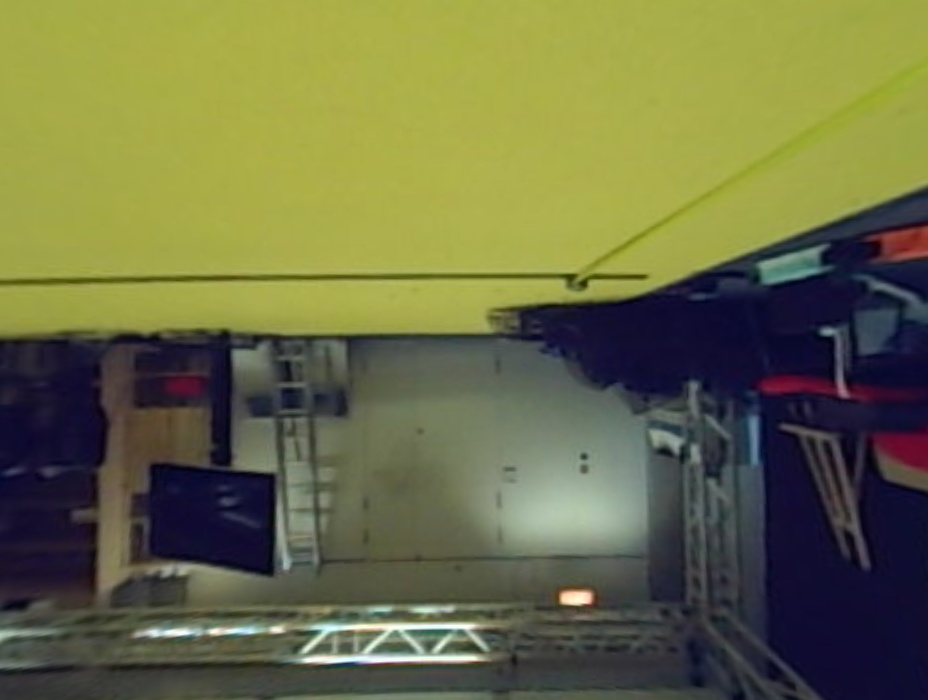
#> input picture UnitreecameraSDK-main/go1_frame.jpg, 928 x 700 px, found by its file name
$ python show_save_image.py
#> lines starting #> are read from the running program, lines starting #| are printed output that depends on the picture
#> further down, frame is the input picture: shape (700, 928, 3); mean B, G, R 69.5, 109.8, 107.4
import sys
sys.path.append('unitree_legged_sdk/lib/python/amd64')
import cv2
import numpy as np
import time
import os

# ====== 图像保存参数 ======
SAVE_DIR = "saved_frames_forward"
FRAME_PATH = "tmp/go1_frame.jpg"
frame_id = 0

# 创建图像保存文件夹
os.makedirs(SAVE_DIR, exist_ok=True)

def preprocess_and_save_frame(frame, frame_id, save_dir):
#> called with frame_id = 0, save_dir = 'saved_frames_forward'
    rotated = cv2.rotate(frame, cv2.ROTATE_180)
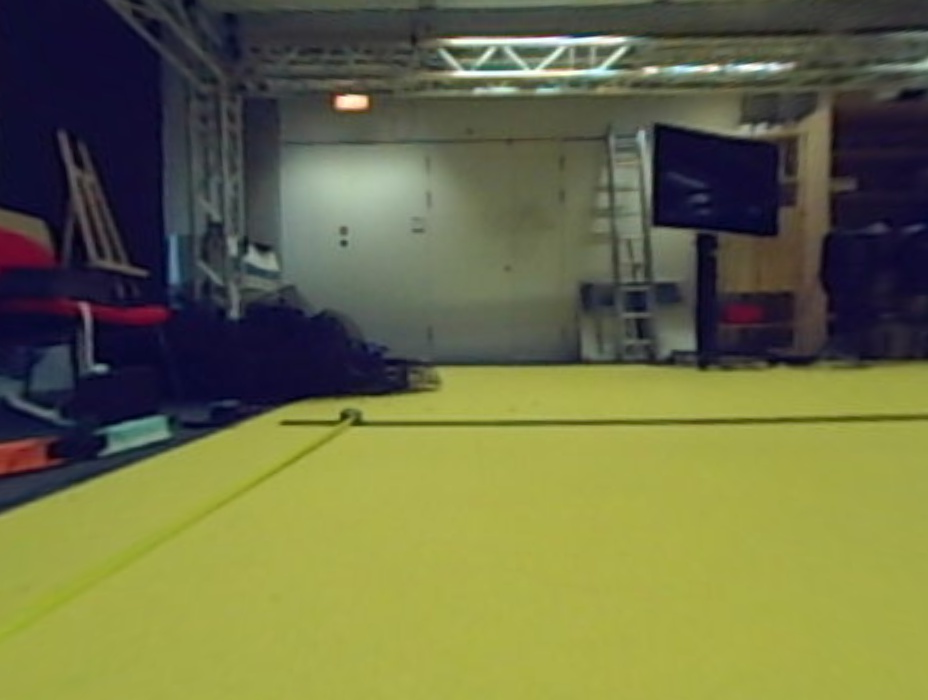
#> rotated: shape (700, 928, 3); mean B, G, R 69.5, 109.8, 107.4
    h = rotated.shape[0]
#> h = 700
    start = int(h * 4 / 7)
#> start = 400
    cropped = rotated[start:, :, :]
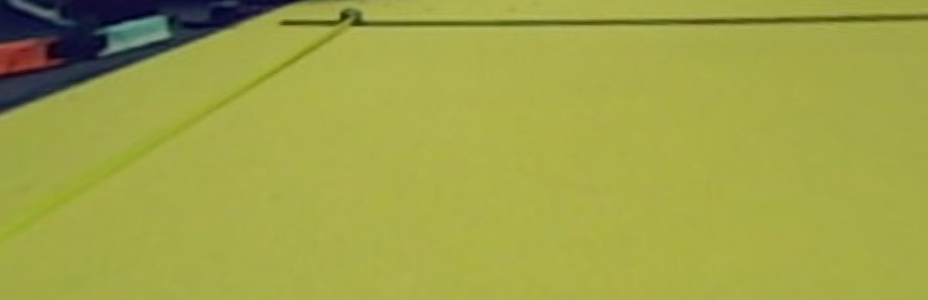
#> cropped: shape (300, 928, 3); mean B, G, R 71.1, 163.6, 159.7
    img = cv2.resize(cropped, (84, 84))
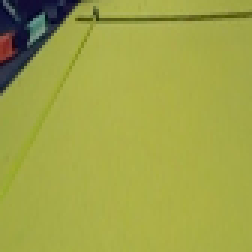
#> img: shape (84, 84, 3) (shown 3 times larger); mean B, G, R 71.1, 163.6, 159.6
    cv2.imwrite(f"{save_dir}/frame_{frame_id:05d}.jpg", img)
    return img

# ====== 主循环 ======
print("🎯 开始保存图像帧 (ESC 退出)")

try:
    while True:
        if not os.path.exists(FRAME_PATH):
            print("⚠️ 等待图像帧...")
            time.sleep(0.05)
            continue

        frame = cv2.imread(FRAME_PATH)
        if frame is None:
            continue

        processed_img = preprocess_and_save_frame(frame, frame_id, SAVE_DIR)
        frame_id += 1

        cv2.imshow("Processed Frame", processed_img)
        if cv2.waitKey(1) == 27:  # ESC键
#> (key Esc is pressed here)
            break

except KeyboardInterrupt:
    print("🔚 用户中断")

finally:
    cv2.destroyAllWindows()
